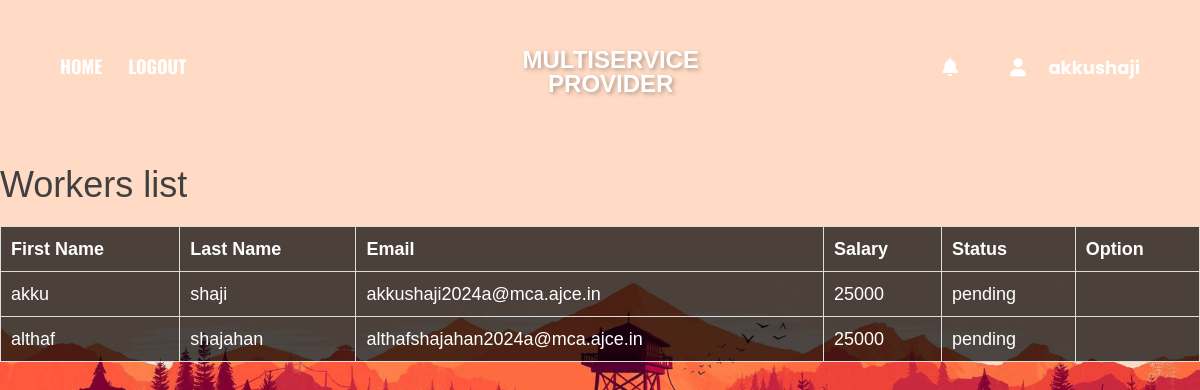
The page /provider/21/workersalary/ (signed in) on the database as committed earlier.
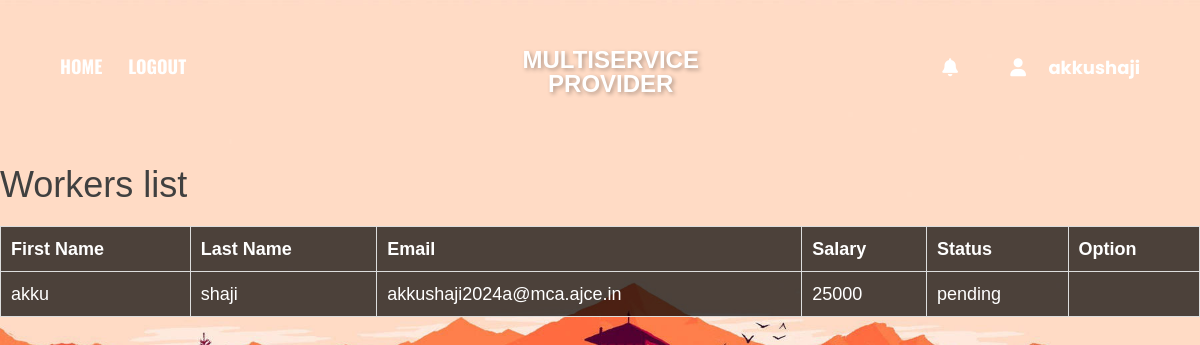
The same page on the database as committed later.
### app1/models.py (models this page shows, shortened)
class Worker(models.Model):
    user = models.OneToOneField(MyUser, on_delete=models.CASCADE, primary_key=True)
    provider = models.ForeignKey(ServiceProvider, on_delete=models.CASCADE)
    branchid = models.ManyToManyField(Branch)
    service_types = models.ManyToManyField(ServiceTypes)
    first_name = models.TextField(max_length=100)
    last_name = models.TextField(max_length=100)
    email = models.EmailField(unique=True)
    dob = models.DateField(null=True, blank=True)
    phone = models.CharField(max_length=12, unique=True)
    pincode = models.IntegerField()
    district = models.TextField(max_length=100)
    state = models.TextField(max_length=100)
    role = models.CharField(max_length=15)
    status = models.CharField(max_length=15)

class Salary(models.Model):
    salaryid = models.AutoField(primary_key=True)
    userid = models.ForeignKey(MyUser, on_delete=models.CASCADE)
    branchid = models.ForeignKey(Branch, on_delete=models.CASCADE)
    date = models.DateField()
    amount = models.DecimalField(max_digits=10, decimal_places=2)
    status = models.CharField(max_length=15, default='pending')

### app1/views.py (the view)
# urls.py: path('provider/<int:userid>/workersalary/', views.workersalary, name='workersalary'),
@login_required
def workersalary(request, userid):
    try:
        manager = BranchManager.objects.get(user=userid)
        manager_assignment = BranchManagerAssignment.objects.get(manager=manager)
        branch_id = manager_assignment.branch
        workers = Worker.objects.filter(branchid=branch_id)
        workers_with_salary = []
        for worker in workers:
            try:
                salary = Salary.objects.filter(userid=worker.user.userid).latest('date')
                worker_with_salary = {
                    'worker': worker,
                    'salary': salary
                }
                workers_with_salary.append(worker_with_salary)
            except Salary.DoesNotExist:
                worker_with_salary = {
                    'worker': worker,
                    'salary': None
                }
                workers_with_salary.append(worker_with_salary)
        return render(request, 'worker_salary.html', {'workers_with_salary': workers_with_salary})
    except (BranchManager.DoesNotExist, BranchManagerAssignment.DoesNotExist):
        return HttpResponse("Manager or assignment not found.", status=404)
    except BranchManagerAssignment.DoesNotExist:
        messages.error(request, "You are not assigned as a branch manager.")
        return redirect('home')

### app1/templates/worker_salary.html (shortened to what the changed rows need)
{% load static %}
<!doctype html>
<html class="no-js" lang="en">
<head>
        <link rel="stylesheet" href="{% static 'userassets/css/bootstrap.min.css' %}">
        <link rel="stylesheet" href="{% static 'userassets/css/font-awesome.min.css' %}">
        <link rel="stylesheet" href="{% static 'userassets/css/ie7.css' %}">
        <link rel="stylesheet" href="{% static 'userassets/css/plugins.css' %}">
        <link rel="stylesheet" href="{% static 'userassets/css/style.css' %}">
    </head>
    <link rel="stylesheet" href="https://cdnjs.cloudflare.com/ajax/libs/font-awesome/6.0.0/css/all.min.css" />
    <body style="background-image: url('{% static 'userassets/img/bg/salary.jpg' %}')">
                            <br> <br> <br> <br> <br> <br>
                            <div class="booking-box">
                              <h1>Workers list</h1>
                              <table class="workers-table">
                                  <thead>
                                      <tr>
                                          <th>First Name</th>
                                          <th>Last Name</th>
                                          <th>Email</th>
                                          <th>Salary</th>
                                          <th>Status</th>
                                          <th>Option</th>
                                      </tr>
                                  </thead>
                                  <tbody>
                                      {% for worker in workers_with_salary %}
                                      <tr class="worker-item">
                                          <td>{{ worker.worker.first_name }}</td>
                                          <td>{{ worker.worker.last_name }}</td>
                                          <td>{{ worker.worker.email }}</td>
                                          <td>25000</td>
                                          <td>
                                            {% if worker.salary %}
                                                {{ worker.salary.status }}
                                            {% else %}
                                                Pending
                                            {% endif %}
                                        </td>
                                          <td>
                                          </td>
                                      </tr>
                                      {% empty %}
                                      <tr>
                                          <td colspan="6" class="no-workers">No available workers</td>
                                      </tr>
                                      {% endfor %}
                                  </tbody>
                              </table>
                          </div>
    </body>
</html>

Rows that differ between the two databases and show on the page:
no longer on this page (row edited): Worker: worker.first_name "althaf", worker.last_name "shajahan", worker.email "althafshajahan2024a@mca.ajce.in", salary.status "pending"
